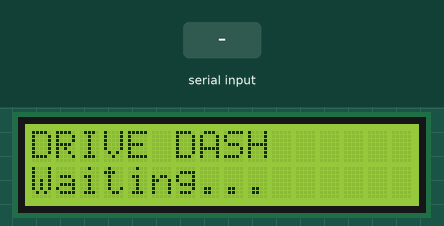
The sketch below on a simulated Arduino Uno, built with avr-gcc and run on an emulated ATmega328P. On the bench: 16×2 character LCD. The inputs (shaded band) are chosen by the test bench.

Above: at 1.2 s.
1.3 s: "90,45\n" received over Serial
At 2.4 s:
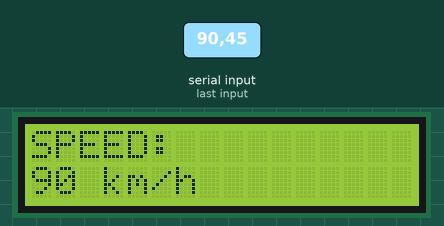
2.8 s: "30,150\n" received over Serial
At 3.5 s:
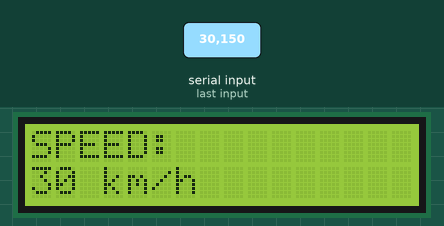
Timing chart, 0 to 5.8 s (numbered marks = the images above; inputs shaded):
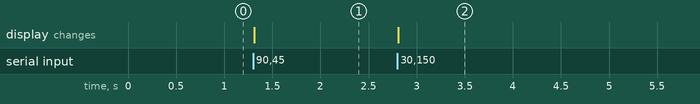

Measured:
- after the input at 1.3 s, the display: changes at once (image 1)
- after the input at 2.8 s, the display: changes at once (image 2)

The sketch:

telemetry.ino
```cpp
#include <LiquidCrystal.h>

LiquidCrystal lcd(12, 11, 10, 9, 8, 7);
int contrastPin = 3;

String incomingData = "";
int speed = 0;

void setup() {
  lcd.begin(16, 2);
  Serial.begin(9600);

  pinMode(contrastPin, OUTPUT);
  analogWrite(contrastPin, 100);

  lcd.clear();
  lcd.print("DRIVE DASH");
  lcd.setCursor(0, 1);
  lcd.print("Waiting...");
}

void loop() {
  while (Serial.available()) {
    char character = Serial.read();
    incomingData += character;

    if (character == '\n') {

      speed = incomingData.toInt();

      lcd.clear();
      lcd.setCursor(0, 0);
      lcd.print("SPEED:");

      lcd.setCursor(0, 1);
      lcd.print(speed);
      lcd.print(" km/h");

      incomingData = "";
    }
  }
}
```
